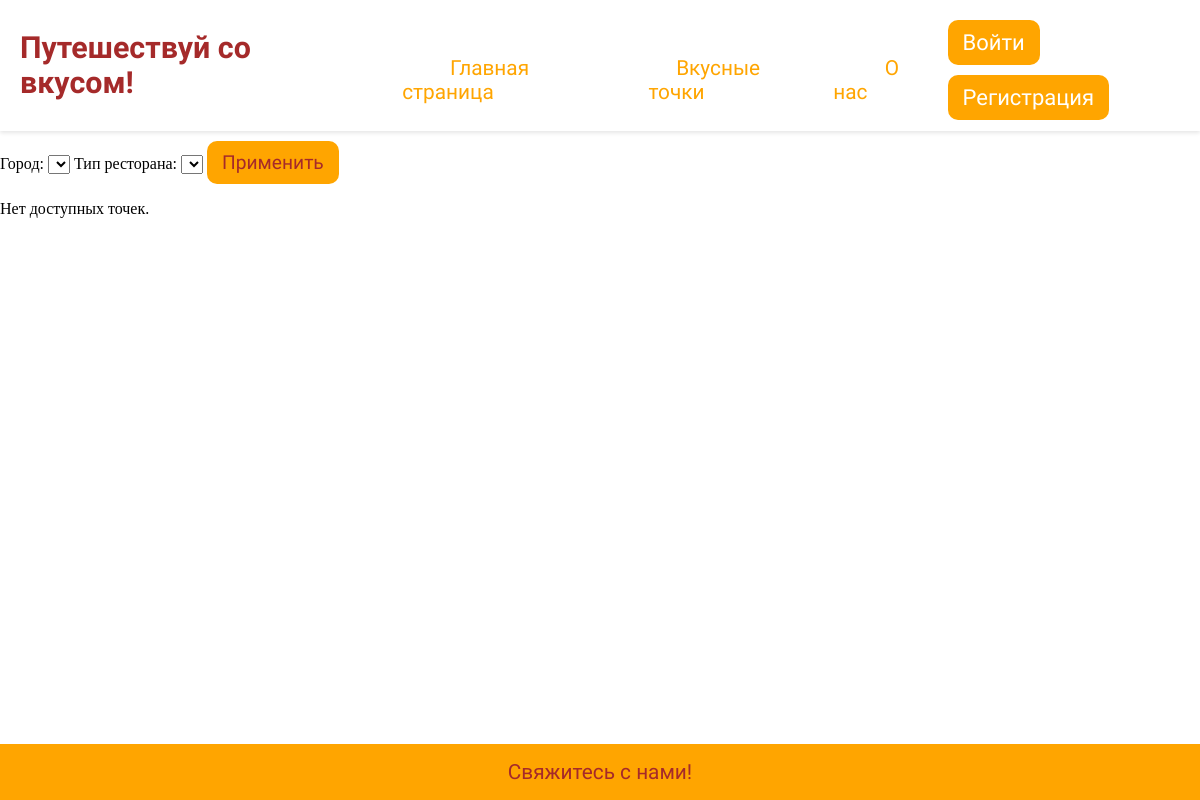
The page /points/ on the database as committed earlier.
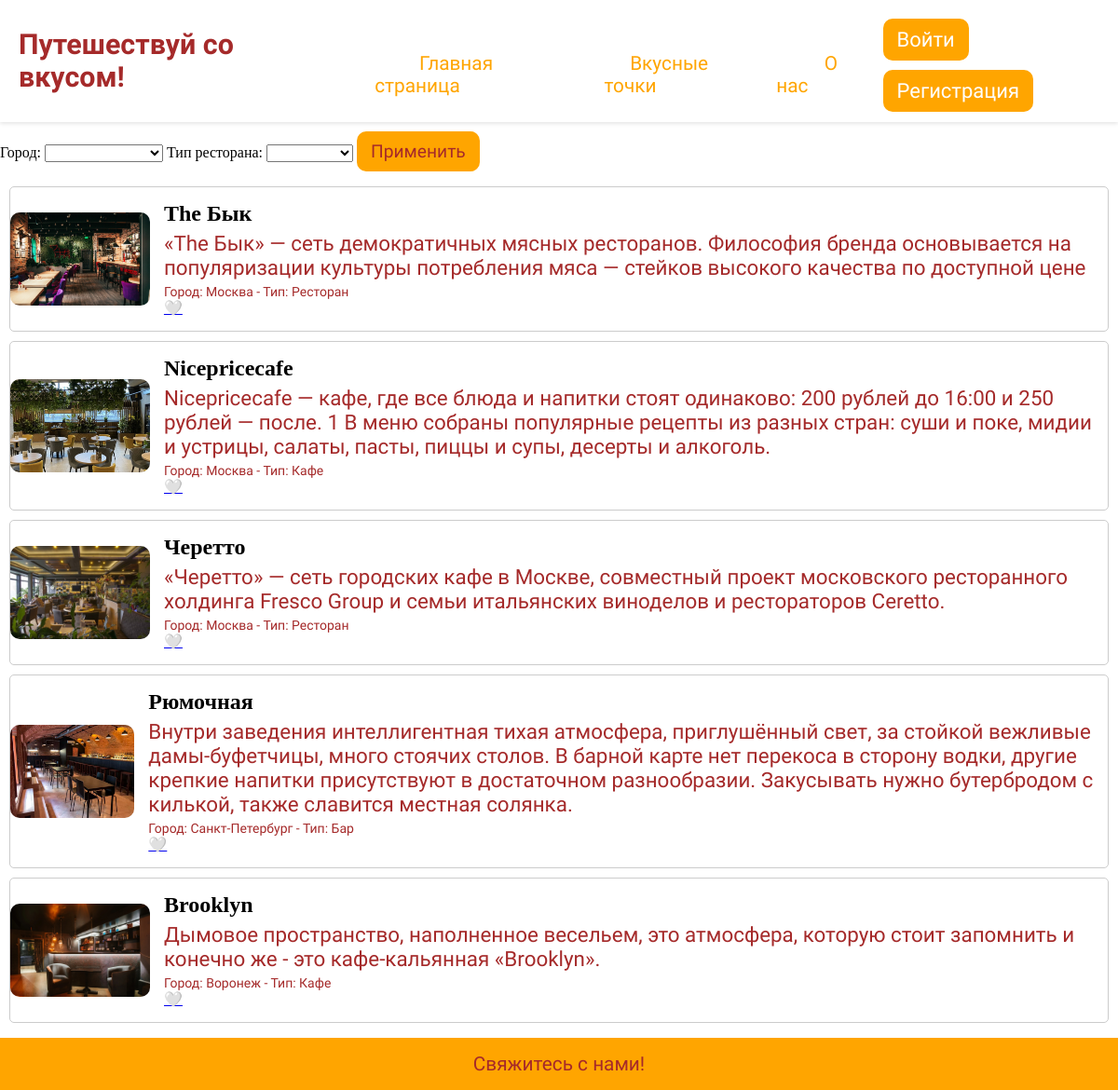
The same page on the database as committed later.
### points/models.py (models this page shows, shortened)
class Point(models.Model):
    name = models.CharField(max_length=100, null=False)
    description = models.CharField(max_length=400)
    type_p = models.ForeignKey(TypeOfPoint, on_delete=models.CASCADE)
    image = models.ImageField(upload_to='img')
    city = models.ForeignKey(CityOfPoint, on_delete=models.CASCADE, default=None)

class CityOfPoint(models.Model):
    city = models.CharField(max_length=50)

class TypeOfPoint(models.Model):
    name = models.CharField(max_length=50)

### points/views.py (the view)
# urls.py: path('points/', get_points, name="point"),
def get_points(request):
    city_filter = request.GET.get('city')  # Получаем параметр фильтрации по городу
    type_filter = request.GET.get('type')  # Получаем параметр фильтрации по типу ресторана
    points = Point.objects.all()
    if city_filter:
        points = points.filter(city__id=city_filter)  # Фильтруем по ID города
    if type_filter:
        points = points.filter(type_p__id=type_filter)  # Фильтруем по ID типа ресторана
    cities = CityOfPoint.objects.all()
    types = TypeOfPoint.objects.all()
    if request.user.is_authenticated:
        liked_points = Like.objects.filter(user=request.user).values_list('point_id', flat=True)
        return render(request, 'points.html', {
        'points': points,
        'liked_points': liked_points,
        'cities': cities,
        'types': types,
        })
    else:
        return render(request, 'points.html', {
        'points': points,
        'cities': cities,
        'types': types,
        })

### points/templates/points.html (shortened to what this page needs)
<!DOCTYPE html>
<html>
    <head>
        {% load static %}
        <link href = "{% static 'css/style.css' %}" rel="stylesheet" type="text/css">
    </head>
    <body>
        <div id = "content">
            <header>
                <div id = "name">
                    <h1 >Путешествуй со вкусом!</h1>
                </div>
                <nav>
                    <ul>
                        <li><a href = "{% url 'home' %}"><span class="tooltip">Главная страница</span></a></li>
                        <li><a href="{% url 'point' %}">Вкусные точки</span></a></li>
                        <li><a href = "{% url 'contacts' %}">О нас</span></a></li>
                    </ul>
                </nav>
                <div class="actions">
                    {% if user.is_authenticated %}
                        <form action="{% url 'logout' %}" method="post" style="display: inline;">
                            {% csrf_token %}
                            <button type="submit" class="auth">Выйти</button>
                        </form>
                    {% else %}
                        <button><a href="{% url 'login' %}" class="auth">Войти</a></button>
                        <button><a href="{% url 'register' %}" class="auth">Регистрация</a></button>
                    {% endif %}
                </div>
            </header>
        </div>
        <div id = "main">
            <form method="GET">
                <label for="city">Город:</label>
                <select name="city" id="city">
                    <option value=""></option>
                    {% for city in cities %}
                        <option value="{{ city.id }}">{{ city.city }}</option>
                    {% endfor %}
                </select>
                <label for="type">Тип ресторана:</label>
                <select name="type" id="type">
                    <option value=""></option>
                    {% for type in types %}
                        <option value="{{ type.id }}">{{ type.name }}</option>
                    {% endfor %}
                </select>
                <button type="submit">Применить</button>
            </form>
            <ul>
                {% for point in points %}
                    <li class="tp">
                        <div class="point-container">
                            {% if point.image %}
                            <img src="{% static point.image.url %}" alt="{{ point.name }}" class="point-image">
                            {% endif %}
                            <div class="point-details">
                                <h3 class="point-name">{{ point.name }}</h3>
                                <p class="point-description">{{ point.description }}</p>
                                <p class="point-location">Город: {{ point.city.city }} - Тип: {{ point.type_p.name }}</p>
                                <div class="like-section">
                                    {% if request.user.is_authenticated %}
                                        <a href="#" class="like-button" data-point-id="{{ point.id }}">
                                            {% if point.id in liked_points %}
                                                ❤️
                                            {% else %}
                                                🤍
                                            {% endif %}
                                        </a>
                                    {% else %}
                                        <a href="{% url 'login' %}?next={{ request.path }}" class="like-button">
                                            🤍
                                        </a>
                                    {% endif %}
                                </div>
                            </div>
                        </div>
                    </li>
                {% empty %}
                    <li>Нет доступных точек.</li>
                {% endfor %}
            </ul>
        </div>
        <footer>
            <a href="{% url 'contacts' %}">Свяжитесь с нами!</a>
        </footer>
    </body>
</html>

### points/static/css/style.css (style rules this page uses)
:root { --brown:#a52a2a; --orange: #ffa500; }
body { margin: 0px; display: flex; flex-direction: column; justify-content: center; align-items: center; min-height: 100vh; }
div#main { flex: 1; width: 100%; }
div#content { clear: both; width: 100%; border: thin; }
header { padding: 10px 20px; background-color: white; display: flex; justify-content: space-between; align-items: center; box-shadow: 0 2px 4px rgba(0, 0, 0, 0.1); }
footer { width: 98%; padding: 1em; color: white; background-color: #ffa500; clear: left; text-align: center; margin-top: auto; }
footer a { font-family: 'Sofia Sans'; font-style: bold; font-size: 130%; color: #a52a2a; text-decoration: none; }
nav ul { list-style: none; display: flex; margin: 0; padding: 0; }
nav ul li { margin: 0 5px; }
nav ul li a { font-family: 'Sofia Sans'; font-size: 130%; color: orange; font-weight: 400; }
nav { height: 20px; padding: 10px; text-align: center; }
nav a { text-decoration: none; padding: 2em; }
.auth { color: white; font-family: 'Sofia Sans'; font-size: 22px; text-decoration: none; }
button { background-color: #ffa500; font-family: 'Sofia Sans'; font-size: 120%; color: brown; border: none; padding: 10px 15px; border-radius: 10px; cursor: pointer; margin-top: 10px; }
h1 { font-family: 'Sofia Sans'; color:#a52a2a; font-size: 190%; }
p { font-family: 'Sofia Sans'; color:#a52a2a; font-size: 140%; }
ul { padding: 0; }
.tp { list-style: none; margin: 10px; padding: 0; }
.point-container { display: flex; justify-content: center; align-items: center; border: 1px solid #ccc; border-radius: 5px; overflow: hidden; }
.point-image { width: 150px; height: 100px; border-radius: 10px; object-fit: cover; }
.point-details { padding: 15px; display: flex; flex-direction: column; justify-content: center; }
.point-name { font-size: 24px; margin: 0; }
.point-description { margin: 5px 0; }
.point-location { font-size: 14px; margin: 0; }

Rows that differ between the two databases and show on the page:
added Point: image (picture), name "The Бык", description "«The Бык» — сеть демократичных мясных ресторанов. Философия бренда основывается на популяризации культуры потребления мяса — стейков высокого качества по доступной цене", city.city "Москва", type_p.name "Ресторан"
added Point: image (picture), name "Nicepricecafe", description "Nicepricecafe — кафе, где все блюда и напитки стоят одинаково: 200 рублей до 16:00 и 250 рублей — после. 1 В меню собраны популярные рецепты из разных стран: суши и поке, мидии и устрицы, салаты, пасты, пиццы и супы, десерты и алкоголь.", city.city "Москва", type_p.name "Кафе"
added Point: image (picture), name "Черетто", description "«Черетто» — сеть городских кафе в Москве, совместный проект московского ресторанного холдинга Fresco Group и семьи итальянских виноделов и рестораторов Ceretto.", city.city "Москва", type_p.name "Ресторан"
added Point: image (picture), name "Рюмочная", description "Внутри заведения интеллигентная тихая атмосфера, приглушённый свет, за стойкой вежливые дамы-буфетчицы, много стоячих столов. В барной карте нет перекоса в сторону водки, другие крепкие напитки присутствуют в достаточном разнообразии. Закусывать нужно бутербродом с килькой, также славится местная солянка.", city.city "Санкт-Петербург", type_p.name "Бар"
added Point: image (picture), name "Brooklyn", description "Дымовое пространство, наполненное весельем, это атмосфера, которую стоит запомнить и конечно же - это кафе-кальянная «Brooklyn».", city.city "Воронеж", type_p.name "Кафе"
Other text that changed with them:
text no longer shown: "Нет доступных точек."
